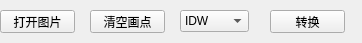
<?xml version="1.0" encoding="UTF-8"?>
<ui version="4.0">
 <class>ImageWarpClass</class>
 <widget class="QWidget" name="ImageWarpClass">
  <property name="enabled">
   <bool>true</bool>
  </property>
  <property name="geometry">
   <rect>
    <x>0</x>
    <y>0</y>
    <width>362</width>
    <height>43</height>
   </rect>
  </property>
  <property name="windowTitle">
   <string>ImageWarp</string>
  </property>
  <widget class="QPushButton" name="open_file_btn">
   <property name="geometry">
    <rect>
     <x>0</x>
     <y>10</y>
     <width>75</width>
     <height>23</height>
    </rect>
   </property>
   <property name="text">
    <string>打开图片</string>
   </property>
  </widget>
  <widget class="QPushButton" name="clear_btn">
   <property name="geometry">
    <rect>
     <x>90</x>
     <y>10</y>
     <width>75</width>
     <height>23</height>
    </rect>
   </property>
   <property name="text">
    <string>清空画点</string>
   </property>
  </widget>
  <widget class="QComboBox" name="comboBox">
   <property name="geometry">
    <rect>
     <x>180</x>
     <y>10</y>
     <width>69</width>
     <height>22</height>
    </rect>
   </property>
   <item>
    <property name="text">
     <string>IDW</string>
    </property>
   </item>
   <item>
    <property name="text">
     <string>RBF</string>
    </property>
   </item>
  </widget>
  <widget class="QPushButton" name="transfer_btn">
   <property name="geometry">
    <rect>
     <x>270</x>
     <y>10</y>
     <width>75</width>
     <height>23</height>
    </rect>
   </property>
   <property name="text">
    <string>转换</string>
   </property>
  </widget>
 </widget>
 <layoutdefault spacing="6" margin="11"/>
 <resources>
  <include location="ImageWarp.qrc"/>
 </resources>
 <connections>
  <connection>
   <sender>open_file_btn</sender>
   <signal>clicked()</signal>
   <receiver>ImageWarpClass</receiver>
   <slot>openFile()</slot>
   <hints>
    <hint type="sourcelabel">
     <x>70</x>
     <y>28</y>
    </hint>
    <hint type="destinationlabel">
     <x>73</x>
     <y>42</y>
    </hint>
   </hints>
  </connection>
  <connection>
   <sender>clear_btn</sender>
   <signal>clicked()</signal>
   <receiver>ImageWarpClass</receiver>
   <slot>clearPoints()</slot>
   <hints>
    <hint type="sourcelabel">
     <x>139</x>
     <y>21</y>
    </hint>
    <hint type="destinationlabel">
     <x>145</x>
     <y>85</y>
    </hint>
   </hints>
  </connection>
  <connection>
   <sender>transfer_btn</sender>
   <signal>clicked()</signal>
   <receiver>ImageWarpClass</receiver>
   <slot>imageWarp()</slot>
   <hints>
    <hint type="sourcelabel">
     <x>308</x>
     <y>24</y>
    </hint>
    <hint type="destinationlabel">
     <x>310</x>
     <y>108</y>
    </hint>
   </hints>
  </connection>
  <connection>
   <sender>comboBox</sender>
   <signal>currentIndexChanged(QString)</signal>
   <receiver>ImageWarpClass</receiver>
   <slot>chooseAlgorithm()</slot>
   <hints>
    <hint type="sourcelabel">
     <x>205</x>
     <y>26</y>
    </hint>
    <hint type="destinationlabel">
     <x>210</x>
     <y>143</y>
    </hint>
   </hints>
  </connection>
 </connections>
 <slots>
  <slot>openFile()</slot>
  <slot>clearPoints()</slot>
  <slot>imageWarp()</slot>
  <slot>chooseAlgorithm()</slot>
 </slots>
</ui>
